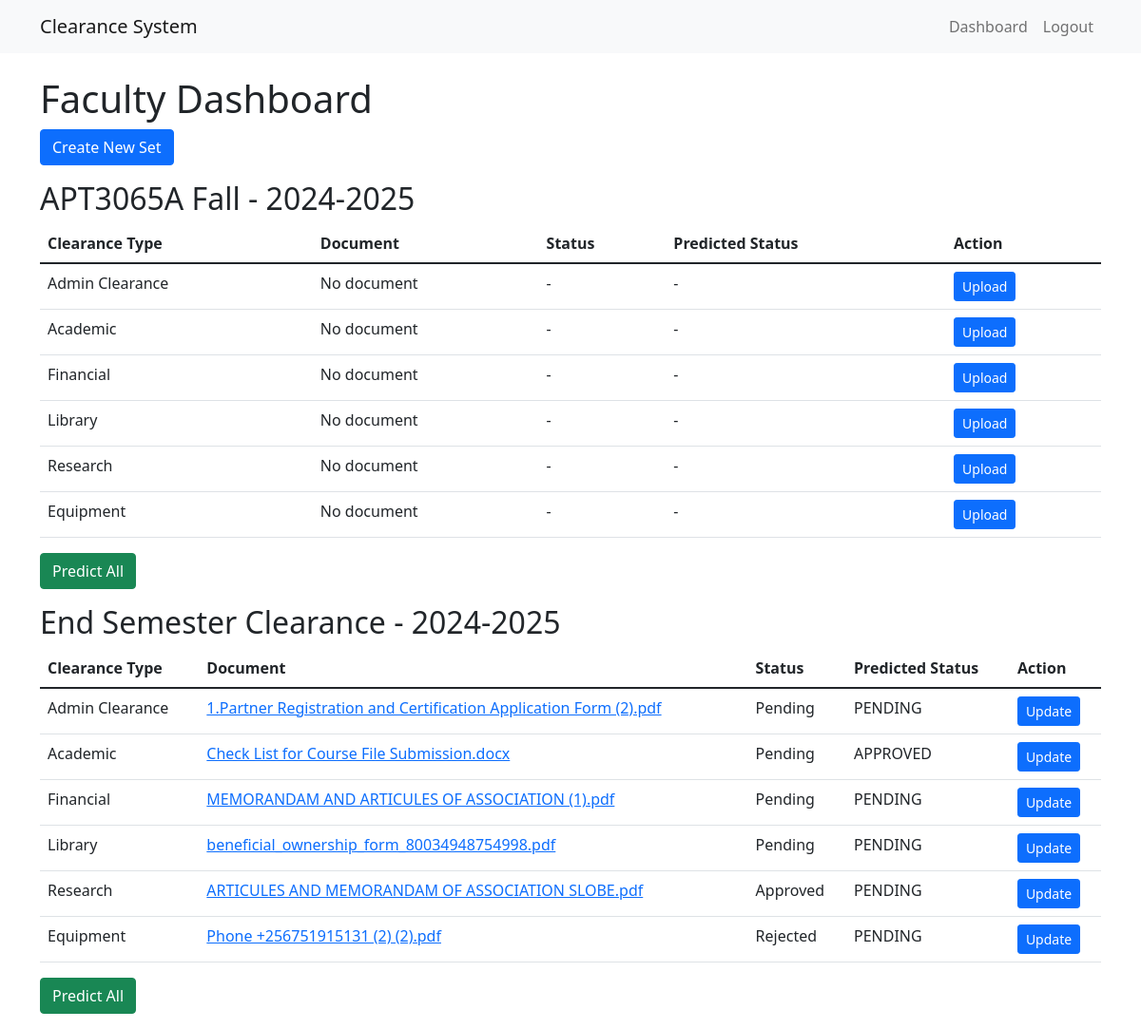
The app's page /faculty_dashboard/ (signed in) with its own data.
### clearance/models.py (models this page shows, shortened)
class ClearanceSet(models.Model):
    faculty = models.ForeignKey(settings.AUTH_USER_MODEL, on_delete=models.CASCADE, related_name='clearance_sets')
    name = models.CharField(max_length=100)
    academic_year = models.CharField(max_length=9)  # Format: "YYYY-YYYY"
    created_at = models.DateTimeField(auto_now_add=True)
    class Meta:
        unique_together = ('faculty', 'name')

class Document(models.Model):
    CLEARANCE_TYPES = [
        ('ADMIN', 'Admin Clearance'),
        ('ACADEMIC', 'Academic'),
        ('FINANCIAL', 'Financial'),
        ('LIBRARY', 'Library'),
        ('RESEARCH', 'Research'),
        ('EQUIPMENT', 'Equipment'),
    ]
    CLEARANCE_STATUS = [
        ('PENDING', 'Pending'),
        ('APPROVED', 'Approved'),
        ('REJECTED', 'Rejected'),
    ]
    clearance_set = models.ForeignKey(ClearanceSet, on_delete=models.CASCADE, related_name='documents')
    clearance_type = models.CharField(max_length=20, choices=CLEARANCE_TYPES)
    file = models.FileField(upload_to='documents/')
    file_name = models.CharField(max_length=255)
    clearance_status = models.CharField(max_length=20, choices=CLEARANCE_STATUS, default='PENDING')
    predicted_status = models.CharField(max_length=20, blank=True, null=True)
    uploaded_at = models.DateTimeField(auto_now_add=True)

### clearance/views.py (the view)
# urls.py: path('faculty_dashboard/', views.faculty_dashboard, name='faculty_dashboard'),
@login_required
@user_passes_test(lambda u: u.is_faculty)
def faculty_dashboard(request):
    clearance_sets = ClearanceSet.objects.filter(faculty=request.user).order_by('-created_at')
    clearance_types = dict(Document.CLEARANCE_TYPES)
    context = {
        'clearance_sets': clearance_sets,
        'clearance_types': clearance_types,
    }
    return render(request, 'clearance/faculty_dashboard.html', context)

### clearance/templatetags/clearance_filters.py (called while the page is built)
@register.filter
def get_document(clearance_set, clearance_type):
    return clearance_set.documents.filter(clearance_type=clearance_type).first()

### clearance/templates/clearance/faculty_dashboard.html (shortened to what this page needs)
{% extends 'clearance/base.html' %}
{% load clearance_filters %}
{% block content %}
<h1>Faculty Dashboard</h1>
<a href="{% url 'create_new_set' %}" class="btn btn-primary mb-3">Create New Set</a>
{% for clearance_set in clearance_sets %}
    <h2>{{ clearance_set.name }} - {{ clearance_set.academic_year }}</h2>
    <table class="table">
        <thead>
            <tr>
                <th>Clearance Type</th>
                <th>Document</th>
                <th>Status</th>
                <th>Predicted Status</th>
                <th>Action</th>
            </tr>
        </thead>
        <tbody>
            {% for clearance_type, clearance_name in clearance_types.items %}
                {% with document=clearance_set|get_document:clearance_type %}
                <tr>
                    <td>{{ clearance_name }}</td>
                    {% if document %}
                        <td>
                            <a href="{{ document.file.url }}" target="_blank">{{ document.file_name }}</a>
                        </td>
                        <td>{{ document.get_clearance_status_display }}</td>
                        <td>{{ document.predicted_status }}</td>
                    {% else %}
                        <td>No document</td>
                        <td>-</td>
                        <td>-</td>
                    {% endif %}
                    <td>
                        <a href="{% url 'upload_document' set_id=clearance_set.id clearance_type=clearance_type %}" class="btn btn-sm btn-primary">
                            {% if document %}Update{% else %}Upload{% endif %}
                        </a>
                    </td>
                </tr>
                {% endwith %}
            {% endfor %}
        </tbody>
    </table>
    <button class="btn btn-success predict-all mb-3" data-set-id="{{ clearance_set.id }}">Predict All</button>
{% endfor %}
{% endblock %}

### records on screen
ClearanceSet: name "APT3065A Fall", academic_year "2024-2025", clearance_types "Admin Clearance"
Document: clearance_type "Academic", shows "No document", shows "Upload", file_name "Check List for Course File Submission.docx", clearance_status "Pending", predicted_status "APPROVED"
Document: clearance_type "Financial", shows "No document", shows "Upload", file_name "MEMORANDAM AND ARTICULES OF ASSOCIATION (1).pdf", clearance_status "Pending", predicted_status "PENDING"
Document: clearance_type "Library", shows "No document", shows "Upload", file_name "beneficial_ownership_form_80034948754998.pdf", clearance_status "Pending", predicted_status "PENDING"
Document: clearance_type "Research", shows "No document", shows "Upload", file_name "ARTICULES AND MEMORANDAM OF ASSOCIATION SLOBE.pdf", clearance_status "Approved", predicted_status "PENDING"
Document: clearance_type "Equipment", shows "No document", shows "Upload", file_name "Phone +256751915131 (2) (2).pdf", clearance_status "Rejected", predicted_status "PENDING"
ClearanceSet: name "End Semester Clearance", academic_year "2024-2025", clearance_types "Admin Clearance"
Document: file_name "1.Partner Registration and Certification Application Form (2).pdf", clearance_status "Pending", predicted_status "PENDING"
